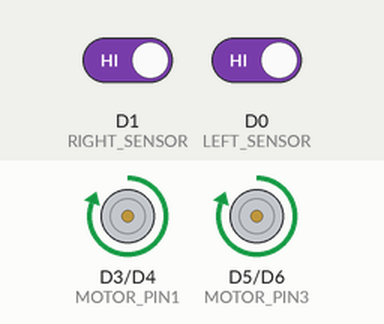
Recording of a sketch running on a simulated ESP8266 (NodeMCU). Shown: motor-driver pin pairs drawn as motors (green arrow = first pin HIGH = forward, orange = second pin HIGH = backward, longer = more drive). The test bench sets the inputs (shaded band); at power-on: D1 (RIGHT_SENSOR) HIGH, D0 (LEFT_SENSOR) HIGH.

Above: at 1.2 s.
1.3 s: D1 (RIGHT_SENSOR) driven LOW
At 2.0 s:
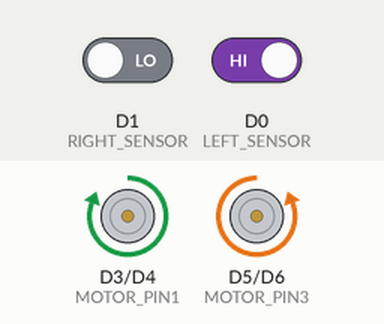
2.8 s: D0 (LEFT_SENSOR) driven LOW
At 3.1 s:
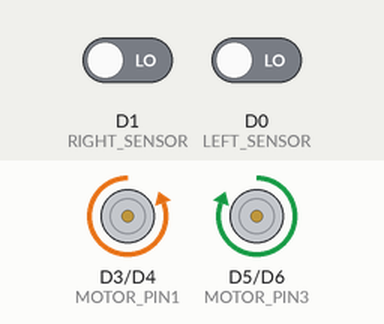
4.3 s: D0 (LEFT_SENSOR) driven HIGH
At 5.4 s:
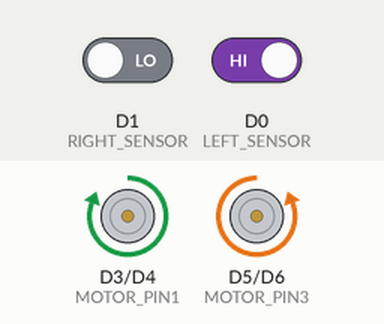
5.8 s: D1 (RIGHT_SENSOR) driven HIGH
At 6.6 s:
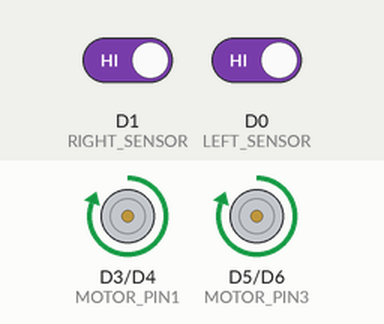
Timing chart, 0 to 8.3 s (numbered marks = the images above; inputs shaded):
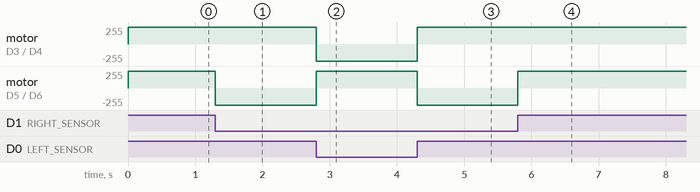

The sketch:

Line_following_code.ino
```cpp
// Define motor control pins
int MOTOR_PIN1 = D3; // Motor pin 1 connected to GPIO pin D3
int MOTOR_PIN2 = D4; // Motor pin 2 connected to GPIO pin D4
int MOTOR_PIN3 = D5; // Motor pin 3 connected to GPIO pin D5
int MOTOR_PIN4 = D6; // Motor pin 4 connected to GPIO pin D6
int MOTOR_SPEED = 180; // Motor speed

// Define IR sensor pins
int LEFT_SENSOR = D0; // Left IR sensor connected to analog pin A0
int RIGHT_SENSOR = D1; // Right IR sensor connected to analog pin A1

void setup() {
  // Set motor pins as outputs
  pinMode(MOTOR_PIN1, OUTPUT);
  pinMode(MOTOR_PIN2, OUTPUT);
  pinMode(MOTOR_PIN3, OUTPUT);
  pinMode(MOTOR_PIN4, OUTPUT);

  // Set sensor pins as inputs
  pinMode(LEFT_SENSOR, INPUT);
  pinMode(RIGHT_SENSOR, INPUT);
}

void loop() {
  int LS = digitalRead(LEFT_SENSOR);
  int RS = digitalRead(RIGHT_SENSOR);

  if(LS == LOW){
    right_turn();
  }

  else if(RS == LOW){
    left_turn();
  }
  else if(LS == HIGH && RS == HIGH){
    forward();
  }

}

void forward(){
  digitalWrite(MOTOR_PIN1, HIGH);
  digitalWrite(MOTOR_PIN2, LOW);

  digitalWrite(MOTOR_PIN3, HIGH);
  digitalWrite(MOTOR_PIN4, LOW);
}
void left_turn(){
  digitalWrite(MOTOR_PIN1, HIGH);
  digitalWrite(MOTOR_PIN2, LOW);

  digitalWrite(MOTOR_PIN3, LOW);
  digitalWrite(MOTOR_PIN4, HIGH);
}
void right_turn(){
  digitalWrite(MOTOR_PIN1, LOW);
  digitalWrite(MOTOR_PIN2, HIGH);

  digitalWrite(MOTOR_PIN3, HIGH);
  digitalWrite(MOTOR_PIN4, LOW);
}
```

Measured:
- after the input at 1.3 s, motor on D5 (MOTOR_PIN3) / D6 (MOTOR_PIN4): forward 255/255 → backward 255/255 at once
- after the input at 2.8 s, motor on D3 (MOTOR_PIN1) / D4 (MOTOR_PIN2): forward 255/255 → backward 255/255 at once; motor on D5 (MOTOR_PIN3) / D6 (MOTOR_PIN4): backward 255/255 → forward 255/255 at once
- after the input at 4.3 s, motor on D3 (MOTOR_PIN1) / D4 (MOTOR_PIN2): backward 255/255 → forward 255/255 at once; motor on D5 (MOTOR_PIN3) / D6 (MOTOR_PIN4): forward 255/255 → backward 255/255 at once
- after the input at 5.8 s, motor on D5 (MOTOR_PIN3) / D6 (MOTOR_PIN4): backward 255/255 → forward 255/255 at once
